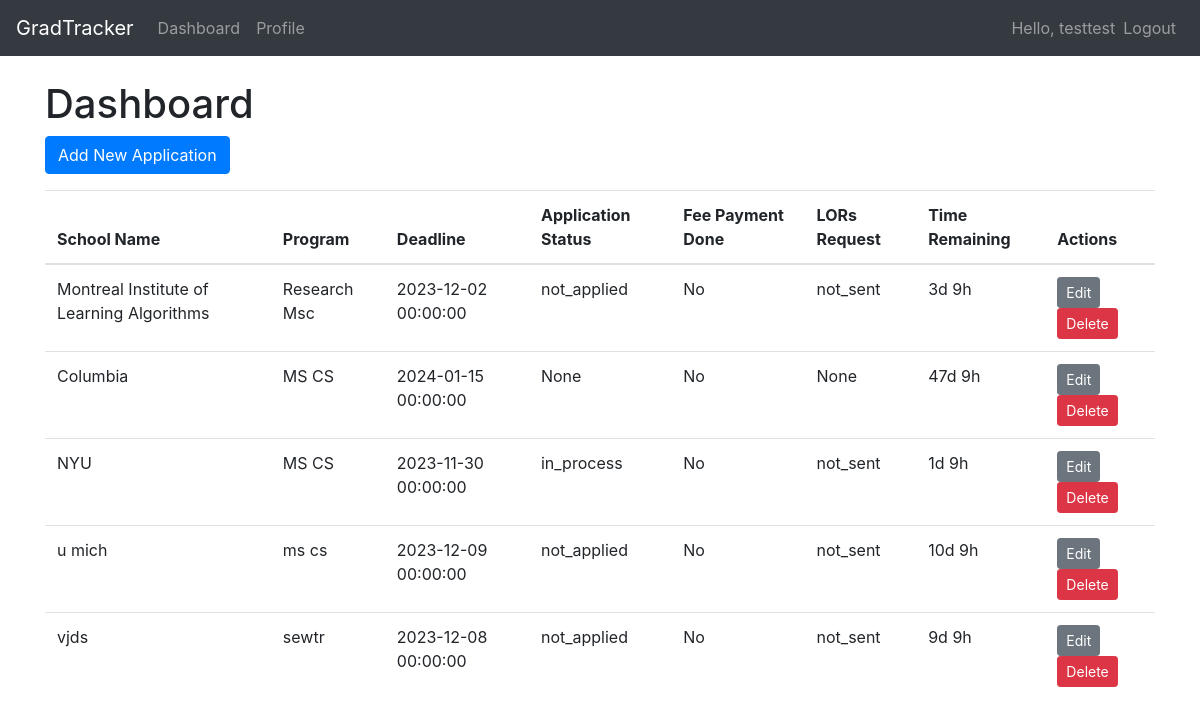
The page /dashboard (signed in) on the database its author committed.
### app/models/models.py (models this page shows)
class User(UserMixin, db.Model):
    id = db.Column(db.Integer, primary_key=True)
    username = db.Column(db.String(100), unique=True, nullable=False)
    email = db.Column(db.String(100), unique=True, nullable=False)
    password_hash = db.Column(db.String(200))
    applications = db.relationship('Application', backref='user', lazy=True)  # Relationship to Application
    professors = db.relationship('Professor', backref='user', lazy=True)  # Relationship to Professor
    statements = db.relationship('Statement', backref='user', lazy=True)  # Add this line to the User class

class Application(db.Model):
    id = db.Column(db.Integer, primary_key=True)
    school_name = db.Column(db.String(1000))
    program = db.Column(db.String(1000))
    deadline = db.Column(db.DateTime(timezone=True), default=func.now())  # Updated to include time
    application_status = db.Column(db.String(100), default="not_applied")
    fee_payment_done = db.Column(db.Boolean, default=False)
    lors_request = db.Column(db.String(100), default="not_sent")
    user_id = db.Column(db.Integer, db.ForeignKey('user.id'))

### app/routes/views.py (the view)
@main.route('/dashboard')
@login_required
def dashboard():
    applications = Application.query.filter_by(user_id=current_user.id).all()
    return render_template('dashboard.html', applications=applications)

### app/__init__.py (called while the page is built)
@login_manager.user_loader
def load_user(user_id):
    return User.query.get(int(user_id))

### app/templates/dashboard.html (shortened to what this page needs)
{% extends 'layout.html' %}
{% block content %}
    <h1>Dashboard</h1>
    <a href="{{ url_for('main.new_application') }}" class="btn btn-primary">Add New Application</a>
    {% if applications %}
        <table class="table mt-3" id="applicationsTable">
            <thead>
                <tr>
                    <th>School Name</th>
                    <th>Program</th>
                    <th>Deadline</th>
                    <th>Application Status</th>
                    <th>Fee Payment Done</th>
                    <th>LORs Request</th>
                    <th>Time Remaining</th>
                    <th>Actions</th>
                </tr>
            </thead>
            <tbody>
                {% for application in applications %}
                <tr>
                    <td>{{ application.school_name }}</td>
                    <td>{{ application.program }}</td>
                    <td>{{ application.deadline }}</td>
                    <td>{{ application.application_status }}</td>
                    <td>{{ "Yes" if application.fee_payment_done else "No" }}</td>
                    <td>{{ application.lors_request }}</td>
                    <td id="countdown-{{ loop.index }}"></td>
                    <td>
                        <a href="{{ url_for('main.edit_application', application_id=application.id) }}" class="btn btn-sm btn-secondary">Edit</a>
                        <a href="{{ url_for('main.delete_application', application_id=application.id) }}" class="btn btn-sm btn-danger">Delete</a>
                    </td>
                </tr>
                {% endfor %}
            </tbody>
        </table>
    {% else %}
        <p class="mt-3">No applications to display. Start by <a href="{{ url_for('main.new_application') }}">adding a new application</a>.</p>
    {% endif %}
{% endblock %}

### app/templates/layout.html (shortened to what this page needs)
<!DOCTYPE html>
<html lang="en">
<head>
    <link rel="stylesheet" href="https://stackpath.bootstrapcdn.com/bootstrap/4.5.2/css/bootstrap.min.css">
</head>
<body>
    <nav class="navbar navbar-expand-lg navbar-dark bg-dark">
        <a class="navbar-brand" href="{{ url_for('main.index') }}">GradTracker</a>
        <div class="collapse navbar-collapse" id="navbarNavAltMarkup">
            <div class="navbar-nav mr-auto">
		{% if current_user.is_authenticated %}
                    <a class="nav-item nav-link" href="{{ url_for('main.dashboard') }}">Dashboard</a>
		    <a class="nav-item nav-link" href="{{ url_for('main.profile') }}">Profile</a>
		{% endif %}
            </div>
            <div class="navbar-nav ml-auto">
                {% if current_user.is_authenticated %}
                    <span class="navbar-text">
                        Hello, {{ current_user.username }}
                    </span>
                    <a class="nav-item nav-link" href="{{ url_for('auth.logout') }}">Logout</a>
                {% else %}
                    <a class="nav-item nav-link" href="{{ url_for('auth.login') }}">Login</a>
                    <a class="nav-item nav-link" href="{{ url_for('auth.signup') }}">Sign Up</a>
                {% endif %}
            </div>
        </div>
    </nav>
    <div class="container mt-4">
        {% block content %}
        {% endblock %}
    </div>
</body>
</html>

### rows shown on the page
User: username "testtest"
Application: school_name "Montreal Institute of Learning Algorithms", program "Research Msc", deadline "2023-12-02 00:00:00", application_status "not_applied", fee_payment_done "No", lors_request "not_sent"
Application: school_name "Columbia", program "MS CS", deadline "2024-01-15 00:00:00", application_status "None", fee_payment_done "No", lors_request "None"
Application: school_name "NYU", program "MS CS", deadline "2023-11-30 00:00:00", application_status "in_process", fee_payment_done "No", lors_request "not_sent"
Application: school_name "u mich", program "ms cs", deadline "2023-12-09 00:00:00", application_status "not_applied", fee_payment_done "No", lors_request "not_sent"
Application: school_name "vjds", program "sewtr", deadline "2023-12-08 00:00:00", application_status "not_applied", fee_payment_done "No", lors_request "not_sent"
